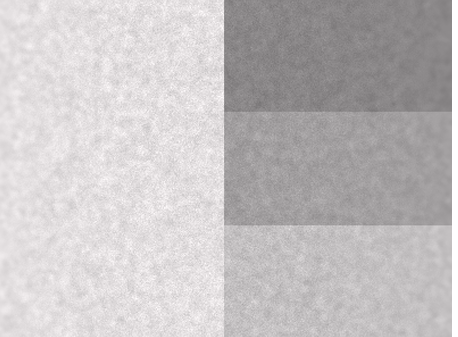
#> input picture photo_test_epd.png, 458 x 337 px
$ python projet.py
#> lines starting #> are read from the running program, lines starting #| are printed output that depends on the picture
import numpy as np
import cv2
from scipy.sparse import diags, eye
from scipy.sparse.linalg import spsolve
import matplotlib.pyplot as plt

# img_test = np.array([
#     [0.1, 0.1,0.1,0.9, 0.9, 0.9, 0.9],
#     [0.1, 0.1,0.1,0.9, 0.9, 0.9, 0.9],
#     [0.1, 0.1,0.1,0.9, 0.9, 0.9, 0.9],
#     [0.1, 0.1, 0.1, 0.1, 0.1, 0.1, 0.1],
#     [0.1, 0.1, 0.1, 0.1, 0.1, 0.1, 0.1],
#     [0.1, 0.1, 0.1, 0.1, 0.1, 0.1,0.1]
# ])


img_test = cv2.imread('photo_test_epd.png') #ATTENTION : opencv est en couleur BGR
#> img_test is the input picture: shape (337, 458, 3); mean B, G, R 193.8, 192.8, 196.3
img_gris = cv2.cvtColor(img_test, cv2.COLOR_BGR2GRAY)


# On passe d'une échelle [0, 255] (entiers) à [0.0, 1.0] (décimaux)
img = img_gris.astype(np.float32) / 255.0
# variables

def wls_filter_gray(img, lamb, alpha, eps): #retourne une image de meme taille que img avec wls appliqué en niveau de gris

    #img : en gris flottant (decimaux entre 0 et 1)
    #lamb : valeur de lambda parametre de lissage (>0) (plus il est grand plus on lisse)
    #alpha : parametre de sensibilité du gradient (entre 1.2 et 2)
    #eps : pour empecher la division par 0

#> called with lamb = 0.5, alpha = 1.5, eps = 0.0001
    nb_l, nb_c = img.shape
#> nb_l = 337; nb_c = 458
    nb_p = nb_l * nb_c
#> nb_p = 154346


    # Construction de Dx tq : 'u(p+1) - u(p)' derivee horizontale (p+1 = (x+1, y))
    dx_main = -np.ones(nb_p)
    dx_plus1 = np.ones(nb_p)

    # gestion des bords : On met donc la différence à 0 pour la dernière colonne de chaque ligne.
    dx_main[nb_c-1::nb_c] = 0
    dx_plus1[nb_c-1::nb_c] = 0


    Dx = diags([dx_main, dx_plus1], [0, 1], shape=(nb_p, nb_p))   #diags gere directement ou placer la "double" diagonale avec "[0, 1]"

    # Construction de Dy tq : 'u(p+nb_c) - u(p)' derivee horizontale (p+nb_c = (x, y+1))
    dy_main = -np.ones(nb_p)
    dy_plus_nbc = np.ones(nb_p)

    ####################
    #dmd explication pour gerer Dy

    #gestionn des bords : on mets le dernier pixel de chaque colonne a 0
    dy_main[-nb_c:] = 0
    Dy = diags([dy_main, dy_plus_nbc], [0, nb_c], shape=(nb_p, nb_p))

    #passage en logluminescence
    L = np.log(img + 1e-4)
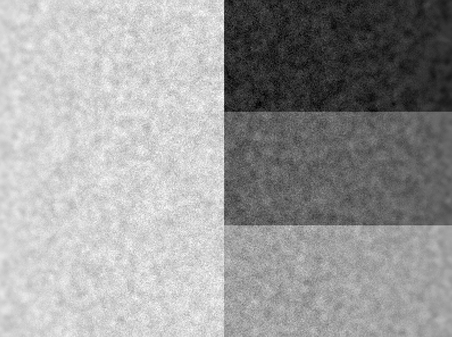
#> L: shape (337, 458) float32; min -0.762, max -0.00383, mean -0.293; drawn with min black and max white
    L_flat = L.flatten()

    grad_x = Dx @ L_flat
    grad_y = Dy @ L_flat

    #Calculs des coefs ax et ay
    ax = 1 / (np.abs(grad_x)**alpha + eps)
    ay = 1 / (np.abs(grad_y)**alpha + eps)

    #Construction des matrices de poids
    Ax = diags([ax], [0], shape=(nb_p, nb_p))
    Ay = diags([ay], [0], shape=(nb_p, nb_p))

    # Matrice Lg
    Lg = Dx.T @ Ax @ Dx + Dy.T @ Ay @ Dy

    # Résolution du système linéaire : (I + lambda * Lg) * u = g
    I = eye(nb_p) # Matrice identité creuse
    A_sys = I + lamb * Lg
    g = img.flatten()

    #A_sys en format csr (condensed sparse row -> format des matrices creuses ) pour spsolve
    A_sys = A_sys.tocsr()
    u_flat = spsolve(A_sys, g)
    img_lisse = u_flat.reshape((nb_l, nb_c))

    return img_lisse

# Affichage en couleur
plt.figure(figsize=(10, 5))
plt.subplot(2, 2, 1)
plt.imshow(img, cmap='jet', vmin=0, vmax=1)
plt.title("Image originale")
plt.axis('off')

plt.subplot(2, 2 ,2)
plt.imshow(wls_filter_gray(img, 0.5, 1.5, 1e-4), cmap='jet', vmin=0, vmax=1)
plt.title(f"Couche de base (lambda={0.5} et alpha ={1.5})")
plt.axis('off')

plt.subplot(2, 2, 3)
plt.imshow(wls_filter_gray(img, 3, 1.5, 1e-4), cmap='jet', vmin=0, vmax=1)
#> call 2 of wls_filter_gray, with lamb = 3, alpha = 1.5, eps = 0.0001
#> in wls_filter_gray (call 2), `img_lisse = u_flat.reshape((nb_l, nb_c))`:
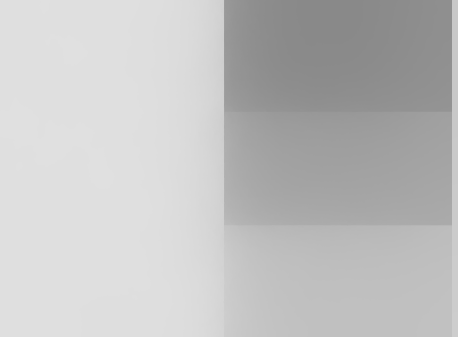
#> img_lisse: shape (337, 458) float64; min 0.538, max 0.879, mean 0.76
plt.title(f"Couche de base (lambda={3} et alpha ={1.5})")
plt.axis('off')

plt.subplot(2, 2, 4)
plt.imshow(wls_filter_gray(img, 8, 1.5, 1e-4), cmap='jet', vmin=0, vmax=1)
plt.title(f"Couche de base (lambda={8} et alpha ={1.5})")
plt.axis('off')

plt.show()
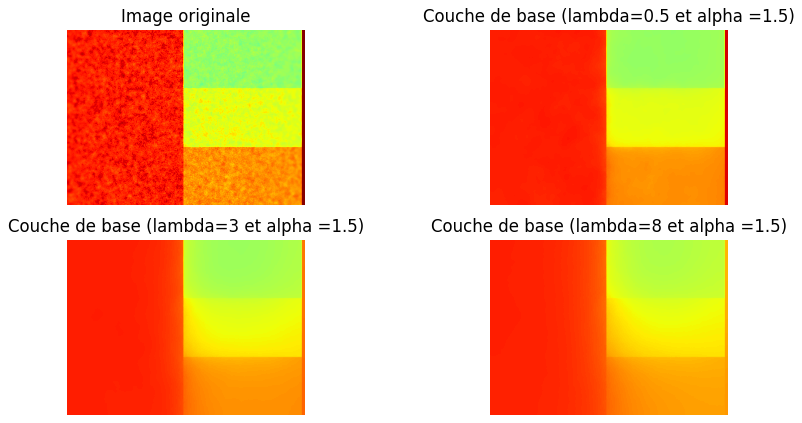
#> figure drawn by matplotlib, 4 panels


#affichage avec couche de détails
img_base = wls_filter_gray(img, lamb=0.5, alpha=1.5, eps=1e-4)

#extrait de la couche de détails (d = g - u)
couche_detail_1 = img - img_base
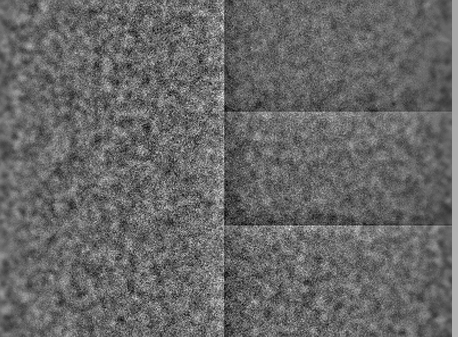
#> couche_detail_1: shape (337, 458) float64; min -0.11, max 0.161, mean 8.58e-15; drawn with min black and max white

plt.figure(figsize=(10, 5))


plt.subplot(1, 2, 1)
plt.imshow(img_base, cmap='gray', vmin=0, vmax=1) #en gris sinon pas beau
plt.title("Couche de base")
plt.axis('off')


plt.subplot(1, 2, 2)
plt.imshow(couche_detail_1 + 0.5, cmap='gray', vmin=0, vmax=1) #+0.5 pour eviter le plus de valeurs negatives (si d'autres sont en dehors de 0 et 1 apres ça, elles seront gérées par vmin et vmax)
plt.title("Couche de détails 1")
plt.axis('off')

plt.show()
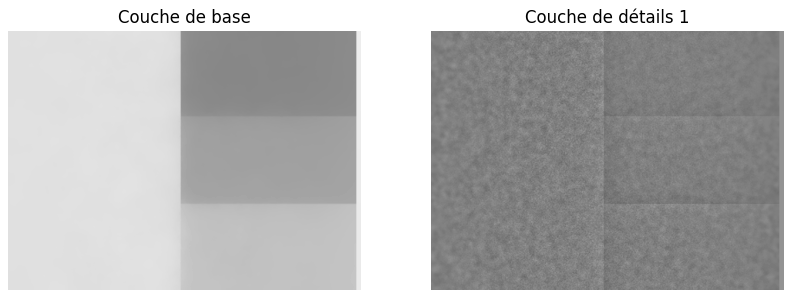
#> figure drawn by matplotlib, 2 panels
